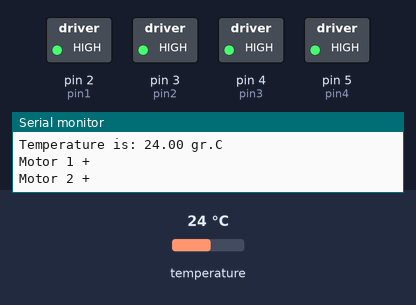
This sketch was run on a simulated Arduino Uno, built with avr-gcc and run on an emulated ATmega328P. Shown: switched loads named in the sketch (green lamp = pin HIGH), the last lines printed to the serial monitor. The test bench sets the inputs (shaded band); at power-on: temperature 24 °C.

Above: at 18.0 s.
18.1 s: temperature set to 29.4 °C
At 32.4 s:
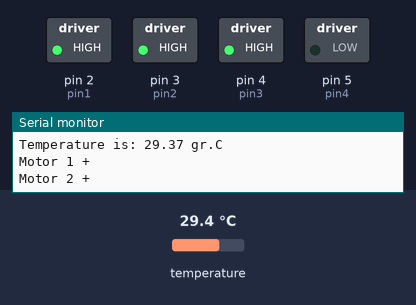
34.2 s: temperature set to 30.8 °C
At 42.9 s:
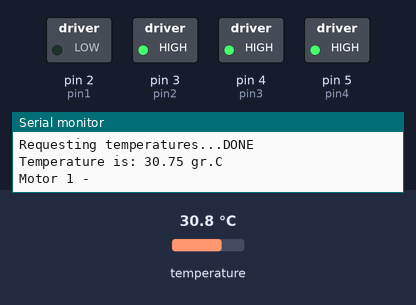
50.3 s: temperature set to 12 °C
At 63.4 s:
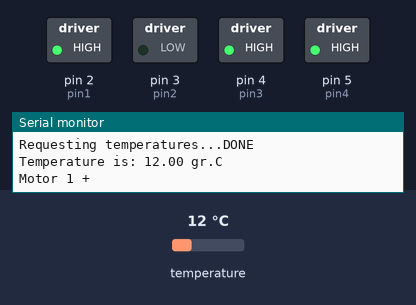
Timing chart, 0 to 69.6 s (numbered marks = the images above; inputs shaded):
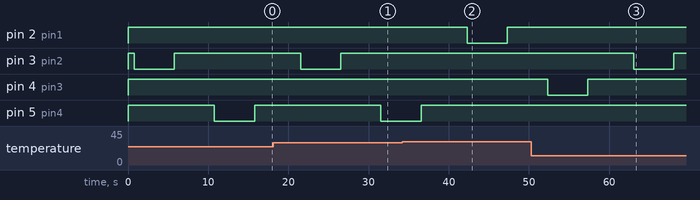

The sketch:

2windows_temperature_control_1.ino
```cpp
/*
  sketch by niq_ro for control 2 DC motors using 4 relay board
  http://nicuflorica.blogspot.ro/
  http://www.tehnic.go.ro
  http://arduinotehniq.blogspot.com/

ver.0 - just test control mode, 10 March 2018, Craiova - Romania
ver.1 - put DS18B20 for measure temperature

 */

#include <OneWire.h>
#include <DallasTemperature.h>
#define ONE_WIRE_BUS A3  // // Data wire is plugged into A3 on the Arduino
OneWire oneWire(ONE_WIRE_BUS); // // Setup a oneWire instance to communicate with any OneWire devices (not just Maxim/Dallas temperature ICs)
DallasTemperature sensors(&oneWire); // // Pass our oneWire reference to Dallas Temperature.

// inputs for relays:
#define pin1 2  // D2 for relay 1
#define pin2 3  // D3 for relay 2
#define pin3 4  // D4 for relay 3
#define pin4 5  // D5 for relay 4

#define releuatras LOW
#define releuliber HIGH

int pauza = 5000;  // pause between commands
float te;
float tecald = 30.;  //

// the setup routine runs once when you press reset:
void setup() {
  Serial.begin(9600);  // start serial port
  Serial.println("Sistem made by Nicu FLORIVA (niq_ro)");
  sensors.begin();  // Start up the library

  // initialize the digital pin as an output.
  pinMode(pin1, OUTPUT);
  pinMode(pin2, OUTPUT);
  pinMode(pin3, OUTPUT);
  pinMode(pin4, OUTPUT);

 digitalWrite(pin1, releuliber);    // turn the relay 1 off by making the voltage HIGH
 digitalWrite(pin2, releuliber);    // turn the relay 2 off by making the voltage HIGH
 digitalWrite(pin3, releuliber);    // turn the relay 3 off by making the voltage HIGH
 digitalWrite(pin4, releuliber);    // turn the relay 4 off by making the voltage HIGH
}

// the loop routine runs over and over again forever:
void loop() {
  Serial.print("Requesting temperatures...");
  sensors.requestTemperatures(); // Send the command to get temperatures
  Serial.println("DONE");
  te = sensors.getTempCByIndex(0);
  Serial.print("Temperature is: ");
  Serial.print(te);
  Serial.println(" gr.C");

// control firt motor
if (te > tecald)
{
 Serial.println("Motor 1 -");
 digitalWrite(pin1, releuatras);    // turn the relay 1 on by making the voltage LOW
 digitalWrite(pin2, releuliber);    // turn the relay 2 off by making the voltage HIGH
}
else
{
 Serial.println("Motor 1 +");
 digitalWrite(pin1, releuliber);    // turn the relay 1 off by making the voltage HIGH
 digitalWrite(pin2, releuatras);    // turn the relay 2 on by making the voltage LOW
}
 digitalWrite(pin3, releuliber);    // turn the relay 3 off by making the voltage HIGH
 digitalWrite(pin4, releuliber);    // turn the relay 4 off by making the voltage HIGH
delay(pauza);  // wait for complete movements

// free all relays
 digitalWrite(pin1, releuliber);    // turn the relay 1 off by making the voltage HIGH
 digitalWrite(pin2, releuliber);    // turn the relay 2 off by making the voltage HIGH
 digitalWrite(pin3, releuliber);    // turn the relay 3 off by making the voltage HIGH
 digitalWrite(pin4, releuliber);    // turn the relay 4 off by making the voltage HIGH
delay(pauza);  // wait for "recover"  battery

// control second relay
 digitalWrite(pin1, releuliber);    // turn the relay 1 off by making the voltage HIGH
 digitalWrite(pin2, releuliber);    // turn the relay 2 off by making the voltage HIGH
if (te > tecald)
{
  Serial.println("Motor 2 -");
 digitalWrite(pin3, releuatras);    // turn the relay 3 on by making the voltage LOW
 digitalWrite(pin4, releuliber);    // turn the relay 4 off by making the voltage HIGH
}
else
{
  Serial.println("Motor 2 +");
 digitalWrite(pin3, releuliber);    // turn the relay 1 off by making the voltage HIGH
 digitalWrite(pin4, releuatras);    // turn the relay 2 on by making the voltage LOW
}
delay(pauza);  // wait for complete movements


// free all relays
 digitalWrite(pin1, releuliber);    // turn the relay 1 off by making the voltage HIGH
 digitalWrite(pin2, releuliber);    // turn the relay 2 off by making the voltage HIGH
 digitalWrite(pin3, releuliber);    // turn the relay 3 off by making the voltage HIGH
 digitalWrite(pin4, releuliber);    // turn the relay 4 off by making the voltage HIGH
delay(pauza);  // wait for "recover"  battery

}  // end main loop
```

Measured:
- the behaviour switches between 30 and 30.1 °C on temperature (found by bisection; images 1 and 2)
- after the input at 34.2 s, pin 2 (pin1): HIGH → LOW after 8.1 s, → HIGH 5.0 s later; pin 3 (pin2): stays HIGH (without the input it goes to LOW after 8.1 s)
- after the input at 50.3 s, pin 2 (pin1): stays HIGH (without the input it goes to LOW after 12.8 s); pin 3 (pin2): HIGH → LOW after 12.8 s, → HIGH 5.0 s later
